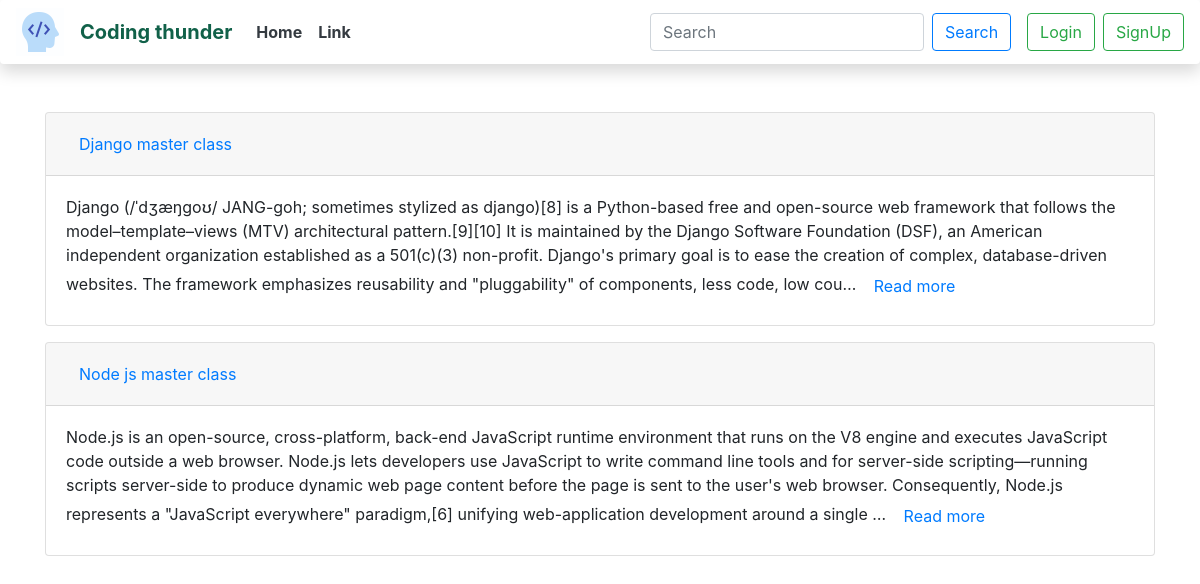
The page / on the database its author committed.
### bloghome/models.py (models this page shows, shortened)
class myblogs(models.Model):
    title     =   models.CharField(max_length=100,default="")
    author    =   models.CharField(max_length=30,default="")
    slug      =   models.CharField(max_length=25,default="")
    tags      =   models.CharField(max_length=50,default="")
    contant   =   models.TextField(default="")

### bloghome/views.py (the view)
# urls.py: path('', include('bloghome.urls'))
def bloghome(request):
    mypost = myblogs.objects.all()
    data = {'post':mypost}
    return render(request,"bloghome/index.html",data)

### bloghome/templates/bloghome/index.html (shortened to what this page needs)
{% extends 'base.html' %}
{% block body %}
{% for post in post %}
<div class="container mt-3">
  <div class="accordion" id="accordionExample">
    <div class="card">
      <div class="card-header" id="headingOne">
        <h5 class="mb-0">
          <button class="btn btn-link" type="button" data-toggle="collapse" data-target="#collapseOne" aria-expanded="true" aria-controls="collapseOne">
            {{post.title}}
          </button>
        </h5>
      </div>
      <div id="collapseOne" class="collapse show" aria-labelledby="headingOne" data-parent="#accordionExample">
        <div class="card-body">
         {{post.contant |truncatechars:500}}
         <a class="btn btn-link" href="blog/{{post.slug}}">Read more</a>
        </div>
      </div>
    </div>
  </div>
</div>
{%endfor%}
{% endblock body %}

### bloghome/templates/base.html (shortened to what this page needs)
<!doctype html>
<html lang="en">
  <head>
    <link rel="stylesheet" href="https://cdn.jsdelivr.net/npm/bootstrap@4.6.0/dist/css/bootstrap.min.css">
    {% load static %}
  </head>
  <body>
  <nav class="navbar sticky-top navbar-expand-lg navbar-white bg-white shadow p- mb-5 bg-white rounded">
    {% load static %}
  <img class="img-fluid" src="{%static 'bloghome/img/logo.gif'%}" style="width: 48px; height: 48px;">
  <a class="navbar-brand ml-3 font-weight-bold" href="#" style="color:#116149;">Coding thunder</a>
  <div class="collapse navbar-collapse" id="navbarSupportedContent">
    <ul class="navbar-nav mr-auto">
      <li class="nav-item active">
        <a class="nav-link text-dark font-weight-bold hover-underline" href="#">Home <span class="sr-only">(current)</span></a>
      </li>
      <li class="nav-item">
        <a class="nav-link text-dark font-weight-bold" href="#">Link</a>
      </li>
    </ul>
    <form class="form-inline my-2 my-lg-0">
      <input class="form-control mr-sm-2" type="search" placeholder="Search" aria-label="Search">
      <button class="btn btn-outline-primary my-2 my-sm-0" type="submit">Search</button>
    </form>
    <ul class="navbar-nav">
    <li class="nav-item">
      {%if user.is_authenticated%}
      <a class="btn btn-outline-info my-2 my-sm-0 ml-3">
 {{user.get_username}}
  </a>
</button>
      {% else %}
<button type="button" class="btn btn-outline-success my-2 my-sm-0 ml-3" data-toggle="modal" data-target="#loginModal">
  Login
</button>
{%endif%}
    </li>
        <li class="nav-item">
        {% if user.is_authenticated%}
      <a class="btn btn-outline-danger my-2 my-sm-0 ml-2" href="/mylogout">
      Logout
  </a>
  {% else %}
  <button type="button" class="btn btn-outline-success my-2 my-sm-0 ml-2" data-toggle="modal" data-target="#signModal">
  SignUp
</button>
{%endif%}
    </li>
     </ul>
  </div>
</nav>
  {% block body %}
  {% endblock body %}
  </body>
</html>

### rows shown on the page
myblogs: title "Django master class", contant "Django (/ˈdʒæŋɡoʊ/ JANG-goh; sometimes stylized as django)[8] is a Python-based free and open-source web framework that follows the model–template–views (MTV) architectural pattern.[9][10] It is maintained by the Django Software Foundation (DSF), an American independent organization established as a 501(c)(3) non-profit. Django's primary goal is to ease the creation of complex, database-driven websites. The framework emphasizes reusability and \"pluggability\" of components, less code, low cou…"
myblogs: title "Node js master class", contant "Node.js is an open-source, cross-platform, back-end JavaScript runtime environment that runs on the V8 engine and executes JavaScript code outside a web browser. Node.js lets developers use JavaScript to write command line tools and for server-side scripting—running scripts server-side to produce dynamic web page content before the page is sent to the user's web browser. Consequently, Node.js represents a \"JavaScript everywhere\" paradigm,[6] unifying web-application development around a single …"
